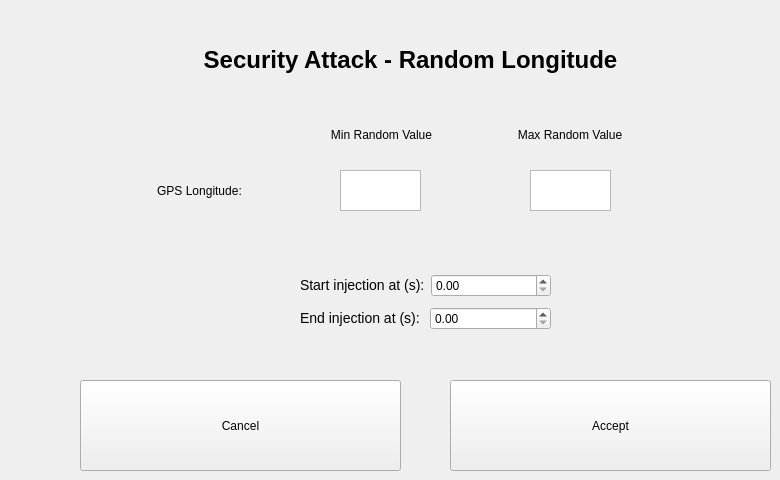
   <widget class="QWidget" name="page_6">
    <widget class="QLabel" name="label_7">
     <property name="geometry">
      <rect>
       <x>100</x>
       <y>30</y>
       <width>621</width>
       <height>61</height>
      </rect>
     </property>
     <property name="toolTip">
      <string>&lt;html&gt;&lt;head/&gt;&lt;body&gt;&lt;p align=&quot;center&quot;&gt;&lt;br/&gt;&lt;/p&gt;&lt;/body&gt;&lt;/html&gt;</string>
     </property>
     <property name="whatsThis">
      <string>&lt;html&gt;&lt;head/&gt;&lt;body&gt;&lt;p align=&quot;center&quot;&gt;&lt;br/&gt;&lt;/p&gt;&lt;/body&gt;&lt;/html&gt;</string>
     </property>
     <property name="styleSheet">
      <string notr="true">font-size: 24px;
font-weight: bold;</string>
     </property>
     <property name="text">
      <string>&lt;html&gt;&lt;head/&gt;&lt;body&gt;&lt;p&gt;&lt;span style=&quot; color:#000000;&quot;&gt;Security Attack - Random Longitude&lt;/span&gt;&lt;/p&gt;&lt;/body&gt;&lt;/html&gt;</string>
     </property>
     <property name="alignment">
      <set>Qt::AlignCenter</set>
     </property>
    </widget>
    <widget class="QWidget" name="layoutWidget_22">
     <property name="geometry">
      <rect>
       <x>290</x>
       <y>120</y>
       <width>371</width>
       <height>31</height>
      </rect>
     </property>
     <layout class="QHBoxLayout" name="horizontalLayout_27">
      <item>
       <widget class="QLabel" name="label_42">
        <property name="styleSheet">
         <string notr="true">font-size: 12px;</string>
        </property>
        <property name="text">
         <string>&lt;html&gt;&lt;head/&gt;&lt;body&gt;&lt;p&gt;&lt;span style=&quot; color:#000000;&quot;&gt;Min Random Value&lt;/span&gt;&lt;/p&gt;&lt;/body&gt;&lt;/html&gt;</string>
        </property>
        <property name="alignment">
         <set>Qt::AlignCenter</set>
        </property>
       </widget>
      </item>
      <item>
       <widget class="QLabel" name="label_43">
        <property name="styleSheet">
         <string notr="true">font-size: 12px;</string>
        </property>
        <property name="text">
         <string>&lt;html&gt;&lt;head/&gt;&lt;body&gt;&lt;p&gt;&lt;span style=&quot; color:#000000;&quot;&gt;Max Random Value&lt;/span&gt;&lt;/p&gt;&lt;/body&gt;&lt;/html&gt;</string>
        </property>
        <property name="alignment">
         <set>Qt::AlignCenter</set>
        </property>
       </widget>
      </item>
     </layout>
    </widget>
    <widget class="QLabel" name="labelGPSLonInjection_9">
     <property name="geometry">
      <rect>
       <x>140</x>
       <y>170</y>
       <width>119</width>
       <height>43</height>
      </rect>
     </property>
     <property name="styleSheet">
      <string notr="true"/>
     </property>
     <property name="text">
      <string>&lt;html&gt;&lt;head/&gt;&lt;body&gt;&lt;p&gt;&lt;span style=&quot; color:#000000;&quot;&gt;GPS Longitude:&lt;/span&gt;&lt;/p&gt;&lt;/body&gt;&lt;/html&gt;</string>
     </property>
     <property name="alignment">
      <set>Qt::AlignCenter</set>
     </property>
    </widget>
    <widget class="QWidget" name="layoutWidget_23">
     <property name="geometry">
      <rect>
       <x>300</x>
       <y>270</y>
       <width>251</width>
       <height>64</height>
      </rect>
     </property>
     <layout class="QVBoxLayout" name="verticalLayout_18">
      <item>
       <layout class="QHBoxLayout" name="horizontalLayout_28">
        <item>
         <widget class="QLabel" name="label_44">
          <property name="styleSheet">
           <string notr="true">font-size: 14px;</string>
          </property>
          <property name="text">
           <string>&lt;html&gt;&lt;head/&gt;&lt;body&gt;&lt;p&gt;&lt;span style=&quot; color:#000000;&quot;&gt;Start injection at (s):&lt;/span&gt;&lt;/p&gt;&lt;/body&gt;&lt;/html&gt;</string>
          </property>
         </widget>
        </item>
        <item>
         <widget class="QDoubleSpinBox" name="doubleSpinBox_startInjection_12">
          <property name="styleSheet">
           <string notr="true">qproperty-toolTip: &quot;Seconds after takeoff considered to start injection&quot;;</string>
          </property>
         </widget>
        </item>
       </layout>
      </item>
      <item>
       <layout class="QHBoxLayout" name="horizontalLayout_29">
        <item>
         <widget class="QLabel" name="label_45">
          <property name="styleSheet">
           <string notr="true">font-size: 14px;</string>
          </property>
          <property name="text">
           <string>&lt;html&gt;&lt;head/&gt;&lt;body&gt;&lt;p&gt;&lt;span style=&quot; color:#000000;&quot;&gt;End injection at (s): &lt;/span&gt;&lt;/p&gt;&lt;/body&gt;&lt;/html&gt;</string>
          </property>
         </widget>
        </item>
        <item>
         <widget class="QDoubleSpinBox" name="doubleSpinBox_endInjection_12">
          <property name="styleSheet">
           <string notr="true">qproperty-toolTip: &quot;Seconds after takeoff considered to end injection&quot;;</string>
          </property>
         </widget>
        </item>
       </layout>
      </item>
     </layout>
    </widget>
    <widget class="QPushButton" name="buttonGPSInjectionCancel_11">
     <property name="enabled">
      <bool>true</bool>
     </property>
     <property name="geometry">
      <rect>
       <x>80</x>
       <y>380</y>
       <width>321</width>
       <height>91</height>
      </rect>
     </property>
     <property name="styleSheet">
      <string notr="true"/>
     </property>
     <property name="text">
      <string>Cancel</string>
     </property>
    </widget>
    <widget class="QPushButton" name="buttonGPSInjectionContinue_11">
     <property name="enabled">
      <bool>true</bool>
     </property>
     <property name="geometry">
      <rect>
       <x>450</x>
       <y>380</y>
       <width>321</width>
       <height>91</height>
      </rect>
     </property>
     <property name="styleSheet">
      <string notr="true"/>
     </property>
     <property name="text">
      <string>Accept</string>
     </property>
    </widget>
    <widget class="QTextEdit" name="textEditGPSLonInjection_12">
     <property name="geometry">
      <rect>
       <x>340</x>
       <y>170</y>
       <width>81</width>
       <height>41</height>
      </rect>
     </property>
     <property name="sizePolicy">
      <sizepolicy hsizetype="Preferred" vsizetype="Preferred">
       <horstretch>0</horstretch>
       <verstretch>0</verstretch>
      </sizepolicy>
     </property>
     <property name="styleSheet">
      <string notr="true">border-top-left-radius: 10px;
border-top-right-radius: 10px;
border-bottom-left-radius: 10px;
border-bottom-right-radius: 10px;
qproperty-toolTip:&quot;Assign value to random interval min &lt;br&gt;bound for GPS Longitude.&quot;;</string>
     </property>
    </widget>
    <widget class="QTextEdit" name="textEditGPSLonInjection_13">
     <property name="geometry">
      <rect>
       <x>530</x>
       <y>170</y>
       <width>81</width>
       <height>41</height>
      </rect>
     </property>
     <property name="sizePolicy">
      <sizepolicy hsizetype="Preferred" vsizetype="Preferred">
       <horstretch>0</horstretch>
       <verstretch>0</verstretch>
      </sizepolicy>
     </property>
     <property name="styleSheet">
      <string notr="true">border-top-left-radius: 10px;
border-top-right-radius: 10px;
border-bottom-left-radius: 10px;
border-bottom-right-radius: 10px;
qproperty-toolTip:&quot;Assign value to random interval max &lt;br&gt;bound for GPS Longitude.&quot;;</string>
     </property>
    </widget>
   </widget>
